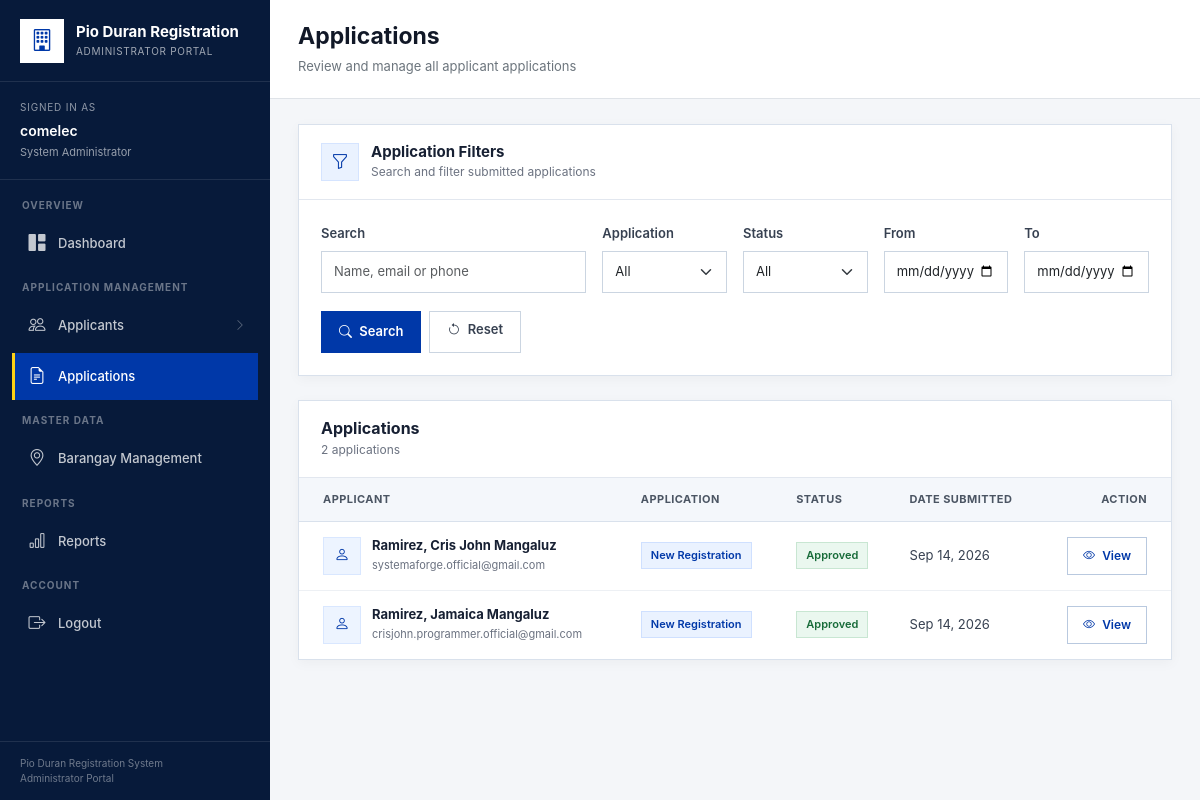
The app's page /comelec/admin-applications/ (signed in), older data.
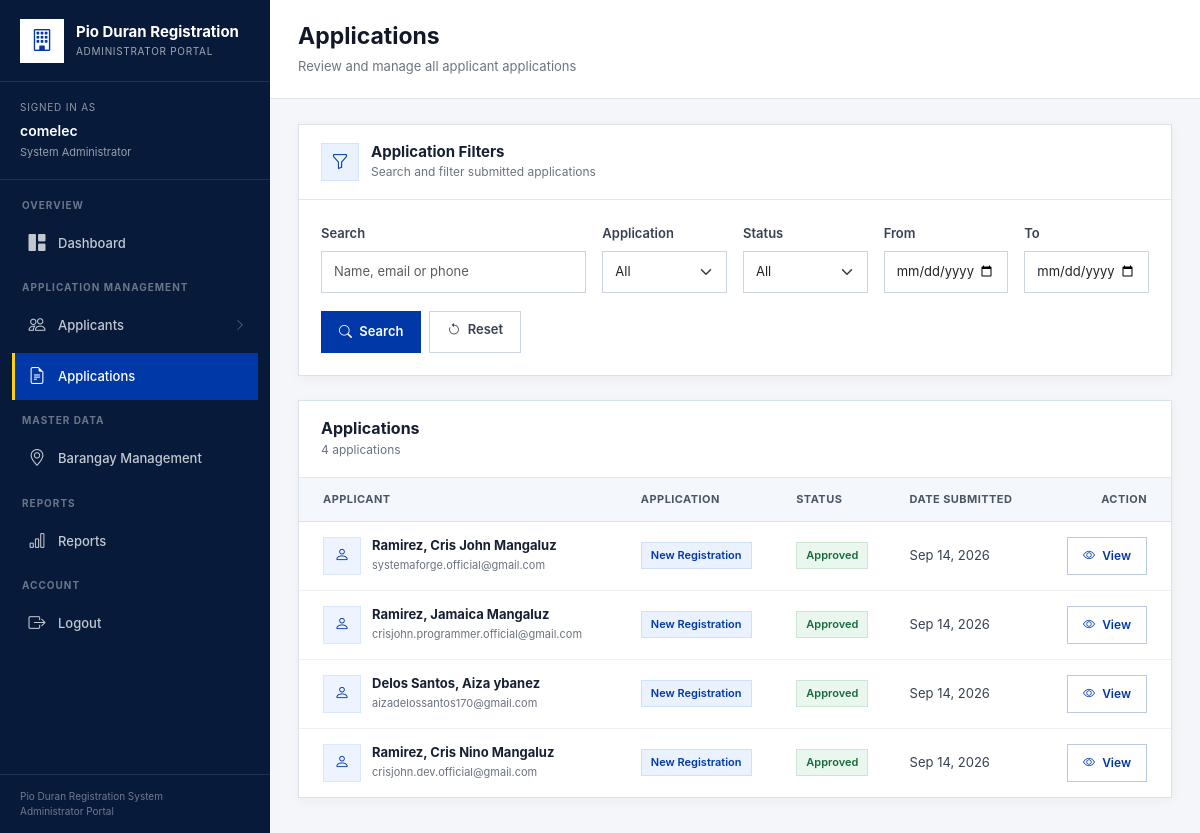
The same page, newer data.
### Applicants/models.py (models this page shows)
class Applicant(models.Model):
    APPLICATION_CHOICES = [
        ("NEW", "New Registration"),
        ("UPDATE", "Update Information"),
        ("TRANSFER", "Transfer"),
        ("REACTIVATION", "Reactivation"),
        ("REINSTATEMENT", "Reinstatement"),
    ]
    APPLICATION_STATUS = [
        ("APPROVED", "Approved"),
        ("DISAPPROVED", "Disapproved"),
        ("PENDING", "Pending"),
        ("REVIEW", "Review"),
    ]
    PWD_CHOICES = [
        ("NO", "Not PWD"),
        ("VISUAL", "Visual Disability"),
        ("HEARING", "Hearing Disability"),
        ("PHYSICAL", "Physical Disability"),
        ("INTELLECTUAL", "Intellectual Disability"),
        ("PSYCHOSOCIAL", "Psychosocial Disability"),
        ("MULTIPLE", "Multiple Disabilities"),
        ("OTHER", "Other"),
    ]
    VERIFICATION_STATUS = [
        ("UNVERIFIED", "Unverified"),
        ("BIOMETRICS_PENDING", "Biometrics Pending"),
        ("VERIFIED", "Verified"),
    ]
    CITIZENSHIP_CHOICES = [
        ("BY_BIRTH", "By Birth"),
        ("NATURALIZED", "Naturalized"),
    ]
    lastname = models.CharField(max_length=255)
    firstname = models.CharField(max_length=255)
    middlename = models.CharField(max_length=255)
    civil_status = models.CharField(max_length=20, null=True, blank=True)
    age = models.IntegerField()
    sex = models.CharField(max_length=20)
    birthdate = models.DateField()
    birthplace = models.CharField(max_length=255)
    brgy = models.ForeignKey(
        Barangay,
        on_delete=models.SET_NULL,
        null=True,
        blank=True
    )
    province = models.CharField(max_length=255, default="Albay")
    municipality = models.CharField(max_length=255, default="Pio Duran")
    phone = models.CharField(max_length=11)
    email = models.EmailField(unique=True)
    application_type = models.CharField(
        max_length=20,
        choices=APPLICATION_CHOICES,
        default="NEW"
    )
    pwd_status = models.CharField(
        max_length=20,
        choices=PWD_CHOICES,
        default="NO"
    )
    citizenship_status = models.CharField(
        max_length=20,
        choices=CITIZENSHIP_CHOICES,
        default="BY_BIRTH"
    )
    status = models.CharField(
        max_length=20,
        choices=APPLICATION_STATUS,
        default='PENDING'
    )
    verification_status = models.CharField(
        max_length=30,
        choices=VERIFICATION_STATUS,
        default="UNVERIFIED"
    )
    father = models.CharField(max_length=255)
    mother = models.CharField(max_length=255)
    is_active = models.BooleanField(default=True)
    is_senior = models.BooleanField(default=False)
    date_joined = models.DateField(auto_now_add=True)
    office_visit_date = models.DateField(
        null=True,
        blank=True
    )
    office_visit_slot = models.PositiveIntegerField(
        null=True,
        blank=True
    )
    def __str__(self):
        return f"{self.lastname}, {self.firstname} {self.middlename}"

### core/views.py (the view, shortened to what this page needs)
def admin_applications(request):
    if not request.user.is_authenticated:
        return redirect("admin-login")
    if not request.user.is_superuser:
        logout(request)
        return redirect("admin-login")
    search = request.GET.get(
        "search",
        ""
    ).strip()
    application_type = request.GET.get(
        "application_type",
        ""
    ).strip()
    status = request.GET.get(
        "status",
        ""
    ).strip()
    date_from = request.GET.get(
        "date_from",
        ""
    ).strip()
    date_to = request.GET.get(
        "date_to",
        ""
    ).strip()
    applications = []
    if not application_type or application_type == "NEW":
        applicants = Applicant.objects.all().select_related(
            "brgy"
        )
        if status:
            applicants = applicants.filter(
                status=status
            )
        if date_from:
            applicants = applicants.filter(
                date_joined__gte=date_from
            )
        if date_to:
            applicants = applicants.filter(
                date_joined__lte=date_to
            )
        for applicant in applicants:
            applications.append({
                "id": applicant.id,
                "applicant": applicant,
                "applicant_name": str(applicant),
                "type": "NEW",
                "type_display": "New Registration",
                "status": applicant.status,
                "status_display": applicant.get_status_display(),
                "date": applicant.date_joined,
                "url_name": "admin-application-new-detail",
            })
    if not application_type or application_type == "UPDATE":
        update_requests = ApplicantUpdateRequest.objects.all().select_related(
            "applicant",
            "brgy"
        )
        if status:
            update_requests = update_requests.filter(
                status=status
            )
        if date_from:
            update_requests = update_requests.filter(
                requested_at__date__gte=date_from
            )
        if date_to:
            update_requests = update_requests.filter(
                requested_at__date__lte=date_to
            )
    if not application_type or application_type == "TRANSFER":
        transfer_requests = ApplicantTransferRequest.objects.all().select_related(
            "applicant",
            "current_brgy",
            "new_brgy"
        )
        if status:
            transfer_requests = transfer_requests.filter(
                status=status
            )
        if date_from:
            transfer_requests = transfer_requests.filter(
                requested_at__date__gte=date_from
            )
        if date_to:
            transfer_requests = transfer_requests.filter(
                requested_at__date__lte=date_to
            )
    if not application_type or application_type == "REACTIVATION":
        reactivation_requests = ApplicantReactivationRequest.objects.all().select_related(
            "applicant"
        )
        if status:
            reactivation_requests = reactivation_requests.filter(
                status=status
            )
        if date_from:
            reactivation_requests = reactivation_requests.filter(
                requested_at__date__gte=date_from
            )
        if date_to:
            reactivation_requests = reactivation_requests.filter(
                requested_at__date__lte=date_to
            )
    if not application_type or application_type == "REINSTATEMENT":
        reinstatement_requests = ApplicantReinstatementRequest.objects.all().select_related(
            "applicant"
        )
        if status:
            reinstatement_requests = reinstatement_requests.filter(
                status=status
            )
        if date_from:
            reinstatement_requests = reinstatement_requests.filter(
                requested_at__date__gte=date_from
            )
        if date_to:
            reinstatement_requests = reinstatement_requests.filter(
                requested_at__date__lte=date_to
            )
    applications.sort(
        key=lambda item: item["date"],
        reverse=True
    )
    paginator = Paginator(
        applications,
        10
    )
    page_number = request.GET.get(
        "page"
    )
    page_obj = paginator.get_page(
        page_number
    )
    context = {
        "page_obj": page_obj,
        "search": search,
        "application_type": application_type,
        "status": status,
        "date_from": date_from,
        "date_to": date_to,
    }
    return render(
        request,
        "comelec/applications/list.html",
        context
    )

### templates/comelec/applications/list.html (shortened to what the changed rows need)
{% extends "admin.html" %}
{% block page_title %}
Applications
{% endblock %}
{% block content %}
<div class="container-fluid px-0">
    <div class="applications-page">
        <div class="application-list-card">
            <div class="application-list-header">
                <div class="application-list-header-inner">
                    <div>
                        <h5 class="application-list-title">
                            Applications
                        </h5>
                        <span class="application-list-count">
                            {{ page_obj.paginator.count }}
                            application{{ page_obj.paginator.count|pluralize }}
                        </span>
                    </div>
                </div>
            </div>
            <div class="table-responsive">
                <table class="table application-table align-middle">
                    <thead>
                        <tr>
                            <th class="ps-4">
                                Applicant
                            </th>
                            <th>
                                Application
                            </th>
                            <th>
                                Status
                            </th>
                            <th>
                                Date Submitted
                            </th>
                            <th class="text-end pe-4">
                                Action
                            </th>
                        </tr>
                    </thead>
                    <tbody>
                        {% for application in page_obj %}
                        <tr>
                            <td class="ps-4">
                                <div class="applicant-wrapper">
                                    <div class="applicant-icon">
                                        <i class="bi bi-person"></i>
                                    </div>
                                    <div>
                                        <div class="applicant-name">
                                            {{ application.applicant_name }}
                                        </div>
                                        {% if application.applicant.email %}
                                        <span class="applicant-email">
                                            {{ application.applicant.email }}
                                        </span>
                                        {% endif %}
                                    </div>
                                </div>
                            </td>
                            <td>
                                {% if application.type == "NEW" %}
                                    <span class="application-badge application-new">
                                        New Registration
                                    </span>
                                {% elif application.type == "UPDATE" %}
                                    <span class="application-badge application-update">
                                        Update / Correction
                                    </span>
                                {% elif application.type == "TRANSFER" %}
                                    <span class="application-badge application-transfer">
                                        Transfer
                                    </span>
                                {% elif application.type == "REACTIVATION" %}
                                    <span class="application-badge application-reactivation">
                                        Reactivation
                                    </span>
                                {% elif application.type == "REINSTATEMENT" %}
                                    <span class="application-badge application-reinstatement">
                                        Reinstatement
                                    </span>
                                {% endif %}
                            </td>
                            <td>
                                {% if application.status == "PENDING" %}
                                    <span class="status-badge status-pending">
                                        Pending
                                    </span>
                                {% elif application.status == "REVIEW" %}
                                    <span class="status-badge status-review">
                                        Review
                                    </span>
                                {% elif application.status == "APPROVED" %}
                                    <span class="status-badge status-approved">
                                        Approved
                                    </span>
                                {% elif application.status == "DISAPPROVED" %}
                                    <span class="status-badge status-disapproved">
                                        Disapproved
                                    </span>
                                {% else %}
                                    <span class="status-badge status-default">
                                        {{ application.status_display }}
                                    </span>
                                {% endif %}
                            </td>
                            <td>
                                {% if application.date %}
                                    <span class="application-date">
                                        {{ application.date|date:"M d, Y" }}
                                    </span>
                                {% else %}
                                    <span class="text-muted">
                                        —
                                    </span>
                                {% endif %}
                            </td>
                            <td class="text-end pe-4">
                                {% if application.url_name %}
                                    <a
                                        href="{% url application.url_name application.id %}"
                                        class="btn btn-sm application-view-btn"
                                    >
                                        <i class="bi bi-eye me-1"></i>
                                        View
                                    </a>
                                {% endif %}
                            </td>
                        </tr>
                        {% endfor %}
                    </tbody>
                </table>
            </div>
        </div>
    </div>
</div>
{% endblock %}

Row changes from the older to the newer data that the page shows:
added Applicant: applicant_name "Delos Santos, Aiza ybanez", applicant.email "aizadelossantos170@gmail.com", status "Approved", date "Sep 14, 2026"
added Applicant: applicant_name "Ramirez, Cris Nino Mangaluz", applicant.email "crisjohn.dev.official@gmail.com", status "Approved", date "Sep 14, 2026"
Text that changed along with them:
{{ page_obj.paginator.count }}: "2" → "4"
